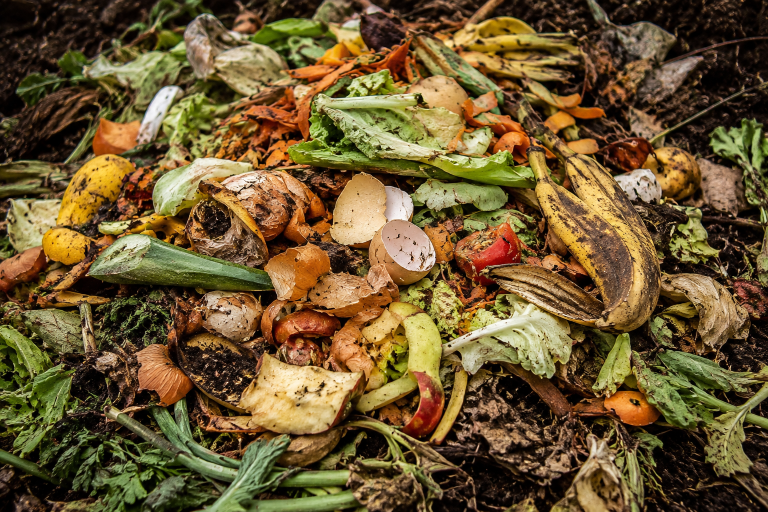
#> input picture GreenSquad_Backend/test.png, 1536 x 1024 px (shown at 1/2 size)
$ python volume_test.py
#> lines starting #> are read from the running program, lines starting #| are printed output that depends on the picture; after the words box and inside, x2 and y2 are one past the last pixel; in counts of white or black regions, pixels touching at a corner belong together
import cv2


IMAGE_PATH = "test.png"

# 1. Read image
image = cv2.imread(IMAGE_PATH)
#> image is the input picture: shape (1024, 1536, 3); mean B, G, R 48.6, 87.5, 108.8

if image is None:
    print("Image not found")
    exit()


# 2. Resize for faster processing
image = cv2.resize(image, (800, 600))
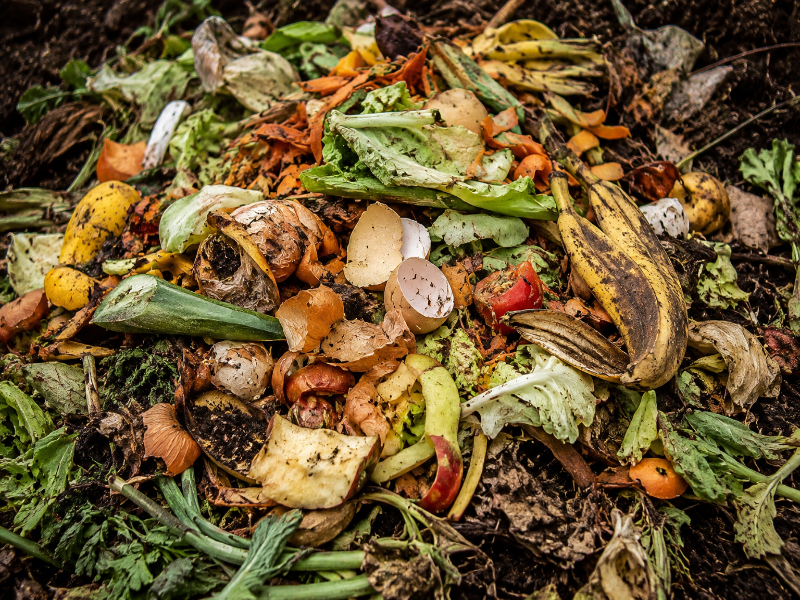
#> image: shape (600, 800, 3); mean B, G, R 48.5, 87.4, 108.6


# 3. Convert BGR → HSV
hsv = cv2.cvtColor(image, cv2.COLOR_BGR2HSV)
#> hsv: shape (600, 800, 3); mean H, S, V 19.8, 159.7, 110.5


# 4. Extract saturation
saturation = hsv[:, :, 1]
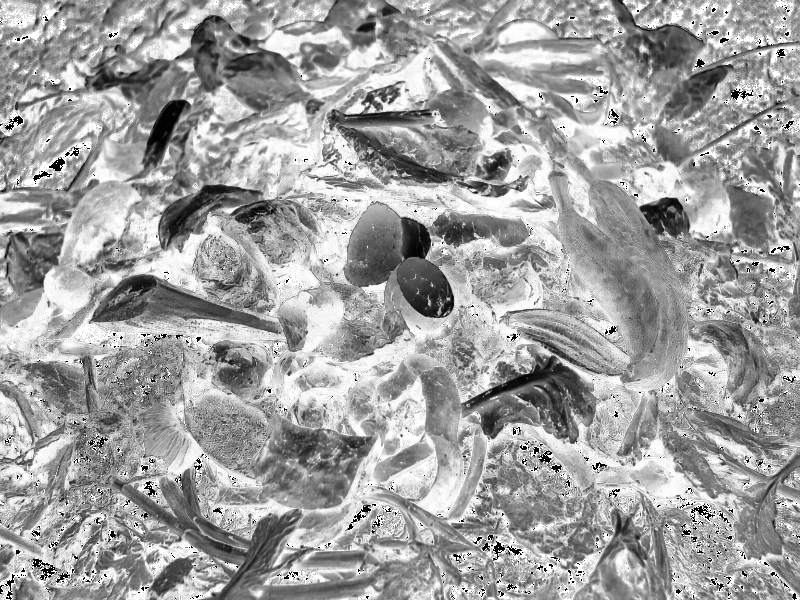
#> saturation: shape (600, 800); min 0, max 255, mean 159.7


# 5. Threshold
_, mask = cv2.threshold(
    saturation,
    40,
    255,
    cv2.THRESH_BINARY
)
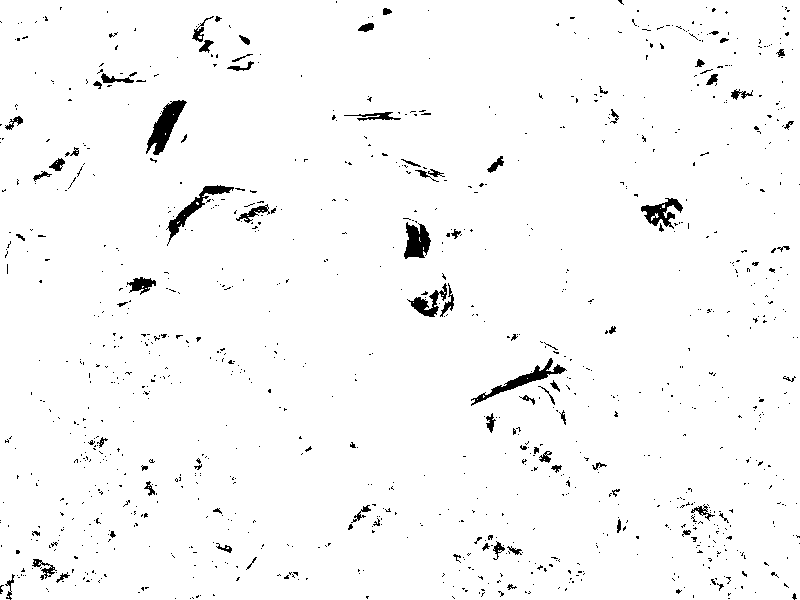
#> mask: shape (600, 800); 97.5% white; 1063 black regions (979 under 20 px), largest, box (x1, y1, x2, y2) and area: (146, 100, 187, 155) 930, (471, 358, 567, 406) 744, (166, 185, 234, 246) 698


# 6. Remove small noise
kernel = cv2.getStructuringElement(
    cv2.MORPH_ELLIPSE,
    (5, 5)
)

mask = cv2.morphologyEx(
    mask,
    cv2.MORPH_OPEN,
    kernel
)
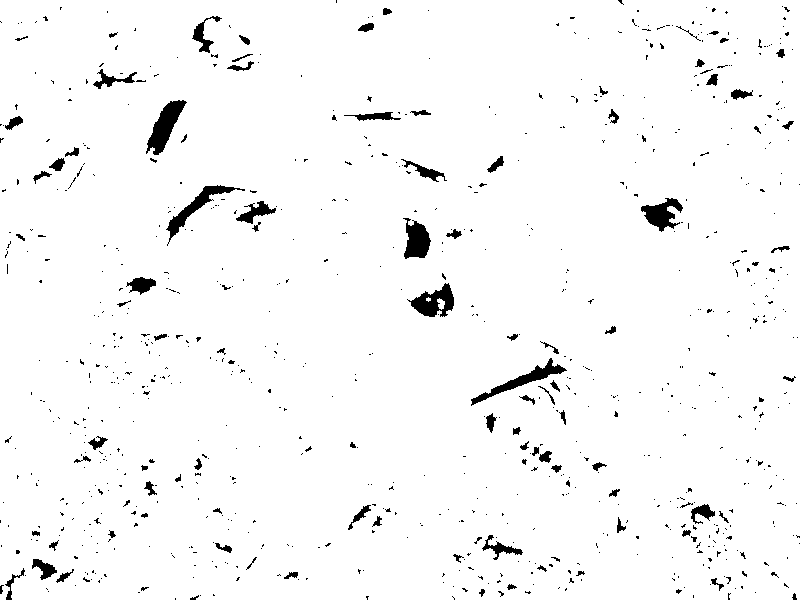
#> mask: shape (600, 800); 97% white; 830 black regions (731 under 20 px), largest, box (x1, y1, x2, y2) and area: (146, 100, 187, 155) 970, (471, 358, 567, 406) 829, (407, 283, 454, 317) 817

mask = cv2.morphologyEx(
    mask,
    cv2.MORPH_CLOSE,
    kernel
)
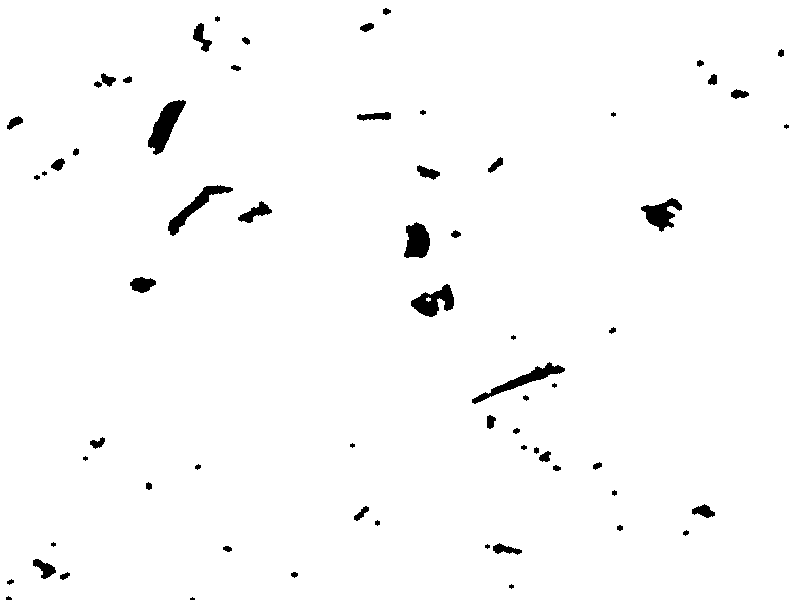
#> mask: shape (600, 800); 98.2% white; 66 black regions (12 under 20 px), largest, box (x1, y1, x2, y2) and area: (148, 100, 186, 155) 946, (472, 362, 565, 404) 789, (168, 185, 233, 236) 758


# 7. Calculate coverage
waste_pixels = cv2.countNonZero(mask)
#> waste_pixels = 471276

total_pixels = mask.shape[0] * mask.shape[1]
#> total_pixels = 480000

coverage_percent = (
    waste_pixels / total_pixels
) * 100
#> coverage_percent = 98.18


print("===== WASTE COVERAGE =====")
print("Total pixels:", total_pixels)
#| Total pixels: 480000
print("Detected pixels:", waste_pixels)
#| Detected pixels: 471276
print("Coverage:", round(coverage_percent, 2), "%")
#| Coverage: 98.18 %


# 8. Save mask for inspection
cv2.imwrite("waste_mask_v2.png", mask)

print("Mask saved as waste_mask_v2.png")

$ run again, with GreenSquad_Backend/test2.png.png copied over GreenSquad_Backend/test.png
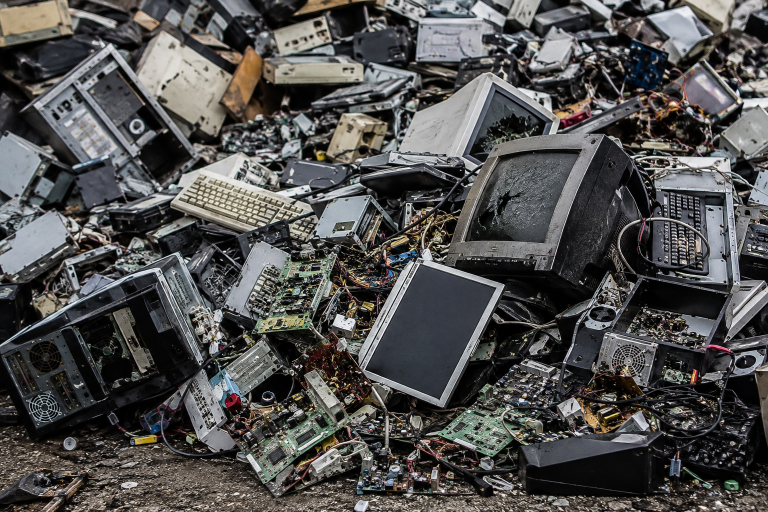
#> input picture GreenSquad_Backend/test2.png.png, 1536 x 1024 px (shown at 1/2 size)
#> image is the input picture: shape (1024, 1536, 3); mean B, G, R 78.9, 79.8, 80.6
#> image: shape (600, 800, 3)
#> hsv: shape (600, 800, 3); mean H, S, V 68, 39.4, 84.7
#> `_, mask = cv2.threshold( saturation, 40, 255, cv2.THRESH_BINARY )`:
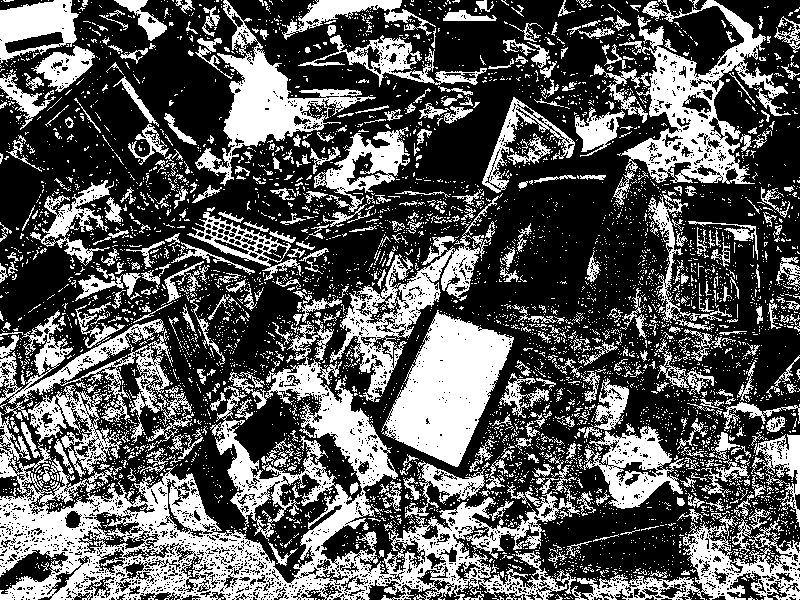
#> mask: shape (600, 800); 35.4% white; 5331 white regions (4862 under 20 px), largest, box (x1, y1, x2, y2) and area: (0, 319, 580, 600) 42251, (381, 310, 514, 467) 11163, (619, 0, 788, 184) 9895
#> `mask = cv2.morphologyEx( mask, cv2.MORPH_CLOSE, kernel )`:
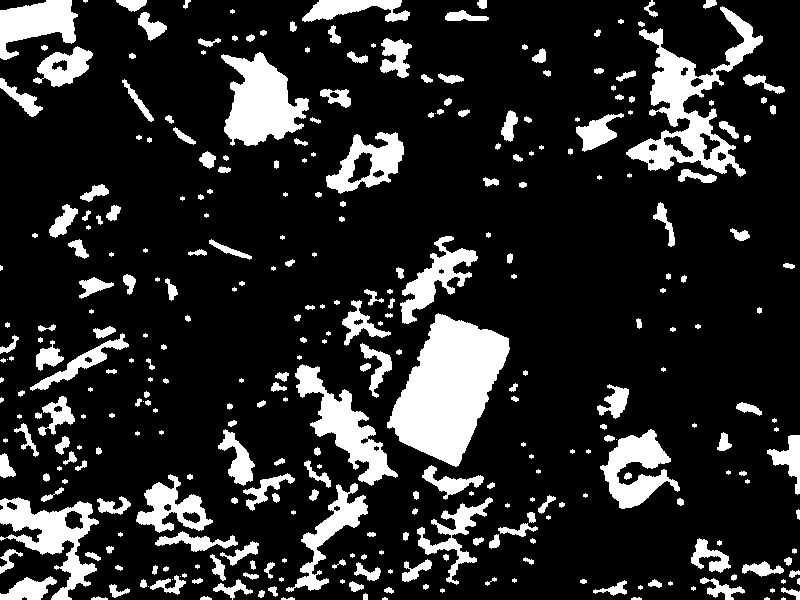
#> mask: shape (600, 800); 16.6% white; 331 white regions (93 under 20 px), largest, box (x1, y1, x2, y2) and area: (387, 313, 510, 467) 10893, (626, 6, 763, 177) 6805, (221, 52, 309, 146) 4902
#> waste_pixels = 79705
#> coverage_percent = 16.61
#| Total pixels: 480000
#| Detected pixels: 79705
#| Coverage: 16.61 %
